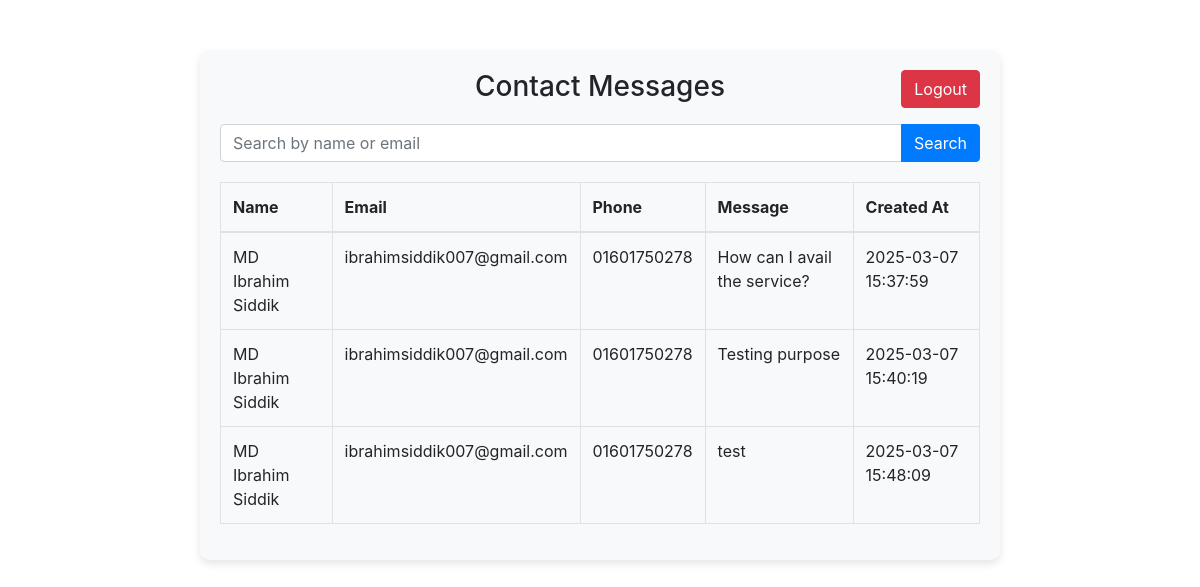
/admin_contacts.php (signed in), run on an earlier commit of the app's database.
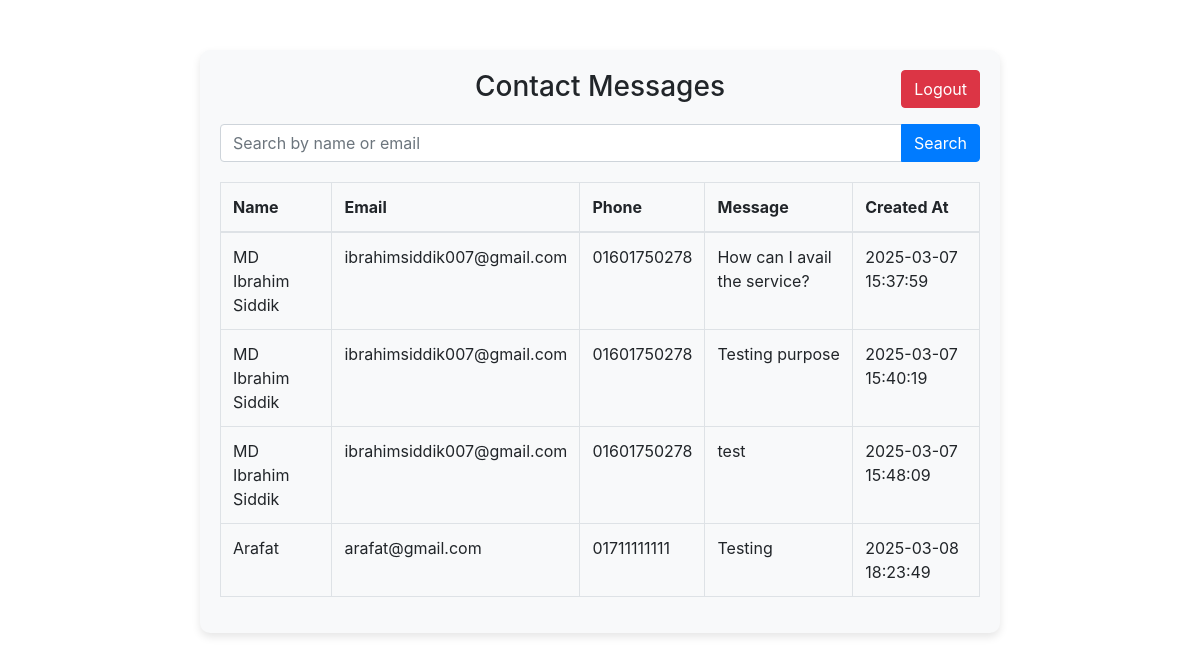
And on a later commit of the database.
### tables this page shows
CREATE TABLE `contacts` (
  `id` int(11) NOT NULL,
  `name` varchar(255) NOT NULL,
  `email` varchar(255) NOT NULL,
  `phone` varchar(20) NOT NULL,
  `message` text NOT NULL,
  `created_at` timestamp NOT NULL DEFAULT current_timestamp()
);

### admin_contacts.php (the view, shortened to what this page needs)
<?php
include 'db.php';
$search = '';
$query = "SELECT name, email, phone, message, created_at FROM contacts WHERE name LIKE ? OR email LIKE ?";
$stmt = $conn1->prepare($query);
$search_param = '%' . $search . '%';
$stmt->bind_param("ss", $search_param, $search_param);
$stmt->execute();
$result = $stmt->get_result();
?>
<!DOCTYPE html>
<html lang="en">
<head>
    <link href="https://stackpath.bootstrapcdn.com/bootstrap/4.5.2/css/bootstrap.min.css" rel="stylesheet">
</head>
<body>
    <div class="container">
        <div class="dashboard-container">
            <a href="admin_dashboard.php?logout=true" class="btn btn-danger logout-link">Logout</a>
            <h3 class="text-center">Contact Messages</h3>
            <form class="search-form" method="GET" action="admin_contacts.php">
                <div class="input-group">
                    <input type="text" class="form-control" name="search" placeholder="Search by name or email" value="<?php echo htmlspecialchars($search); ?>">
                    <div class="input-group-append">
                        <button class="btn btn-primary" type="submit">Search</button>
                    </div>
                </div>
            </form>
            <table class="table table-bordered">
                <thead>
                    <tr>
                        <th>Name</th>
                        <th>Email</th>
                        <th>Phone</th>
                        <th>Message</th>
                        <th>Created At</th>
                    </tr>
                </thead>
                <tbody>
                    <?php while ($row = $result->fetch_assoc()): ?>
                        <tr>
                            <td><?php echo htmlspecialchars($row['name']); ?></td>
                            <td><?php echo htmlspecialchars($row['email']); ?></td>
                            <td><?php echo htmlspecialchars($row['phone']); ?></td>
                            <td><?php echo htmlspecialchars($row['message']); ?></td>
                            <td><?php echo htmlspecialchars($row['created_at']); ?></td>
                        </tr>
                    <?php endwhile; ?>
                </tbody>
            </table>
        </div>
    </div>
</body>
</html>

What changed in the data, as far as the page shows it:
added contacts: name "Arafat", email "arafat@gmail.com", phone "01711111111", message "Testing", created_at "2025-03-08 18:23:49"
